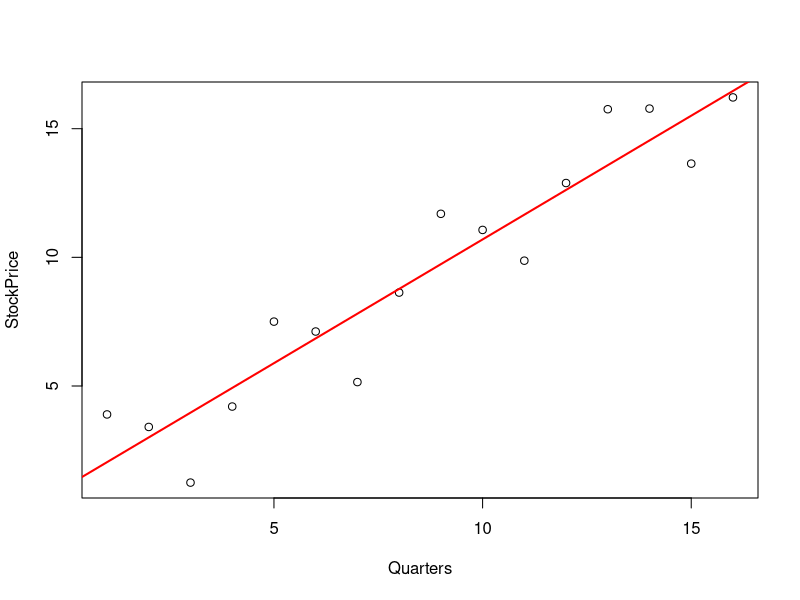
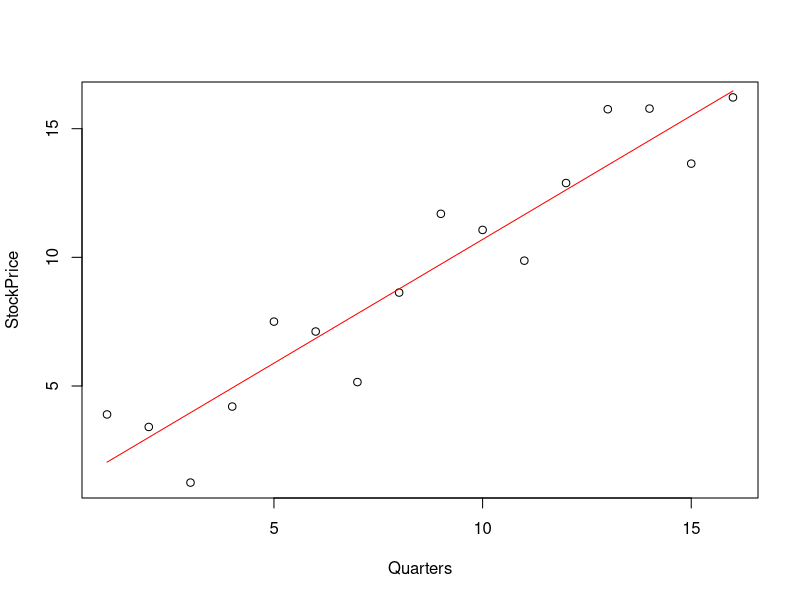
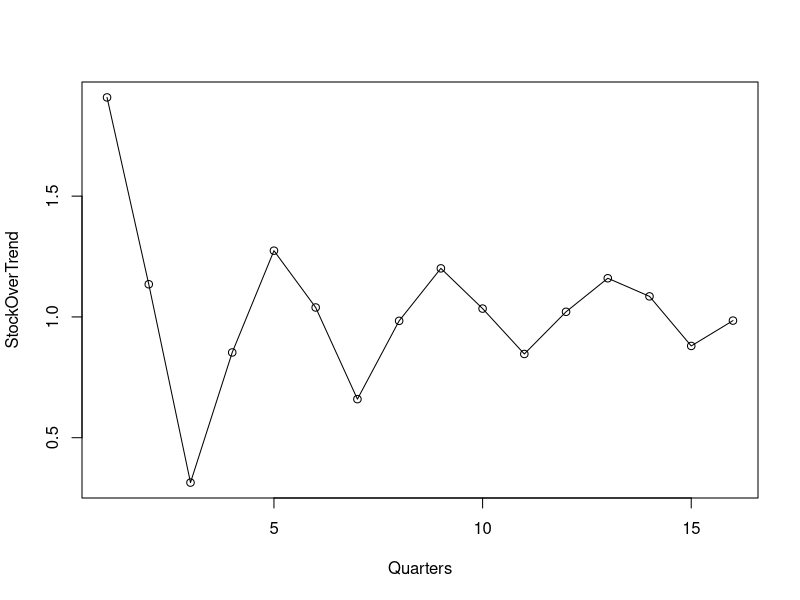

These figures' R source, in order:
# ***Note this picks up at Part 3 of the README***

# Multiplicative Decomposition of Time Series Models


# Create a vector track of quarters across 4 years
Quarters<-c(1, 2, 3, 4, 5, 6, 7, 8, 9, 10, 11, 12, 13, 14, 15, 16)

# Create a vector to model stock prices across 4 years
StockPrice<-c(3.89414, 3.40792, 1.24523, 4.20107,
              7.50202, 7.11712, 5.1522, 8.63096,
              11.6921, 11.0655, 9.87043, 12.8885,
              15.7568, 15.7817, 13.6428, 16.2162)


# Plot the data points
plot(x = Quarters, y = StockPrice)

# Add a line of best fit
abline(lm(StockPrice~Quarters), col="red", lwd=2)


# Calculate the alpha and beta coefficients, where model Y = alpha + beta * time
Beta <- (length(Quarters) * sum(StockPrice * Quarters) - sum(StockPrice)*sum(Quarters))/
  (length(Quarters) * sum(Quarters ^ 2) - sum(Quarters) ^ 2 )
Alpha <- mean(StockPrice) - Beta * mean(Quarters) 
 
# Now caluclate the trend line Y = = alpha + beta * time
Trend <- Alpha + Beta * Quarters

# Plot the data and add the trend line
plot(x= Quarters, y = StockPrice)
lines(Trend, col = "red")

StockOverTrend <- StockPrice/Trend

# Plot Y/Trend to leave just the cyclical component
# NOTE: type = "o" plots dots and line connection
plot(x= Quarters, y = StockOverTrend, type = "o")


# To get cyclical trend,  we need to get the average of each quarter
QuartersInYear <- 4
FirstQuarterSum <- 0
SecondQuarterSum <- 0 
ThirdQuarterSum <- 0 
FourthQuarterSum <- 0
for (i in 0:3){
  FirstQuarterSum = FirstQuarterSum + StockOverTrend[1 + i*QuartersInYear]
  SecondQuarterSum = SecondQuarterSum + StockOverTrend[2 + i*QuartersInYear]
  ThirdQuarterSum = ThirdQuarterSum + StockOverTrend[3 + i*QuartersInYear]
  FourthQuarterSum = FourthQuarterSum + StockOverTrend[4 + i*QuartersInYear]
}
YearlyCycle <- c(FirstQuarterSum/QuartersInYear, SecondQuarterSum/QuartersInYear, ThirdQuarterSum/QuartersInYear, FourthQuarterSum/QuartersInYear)
FourYearCycle <- rep(YearlyCycle, each = 4)


